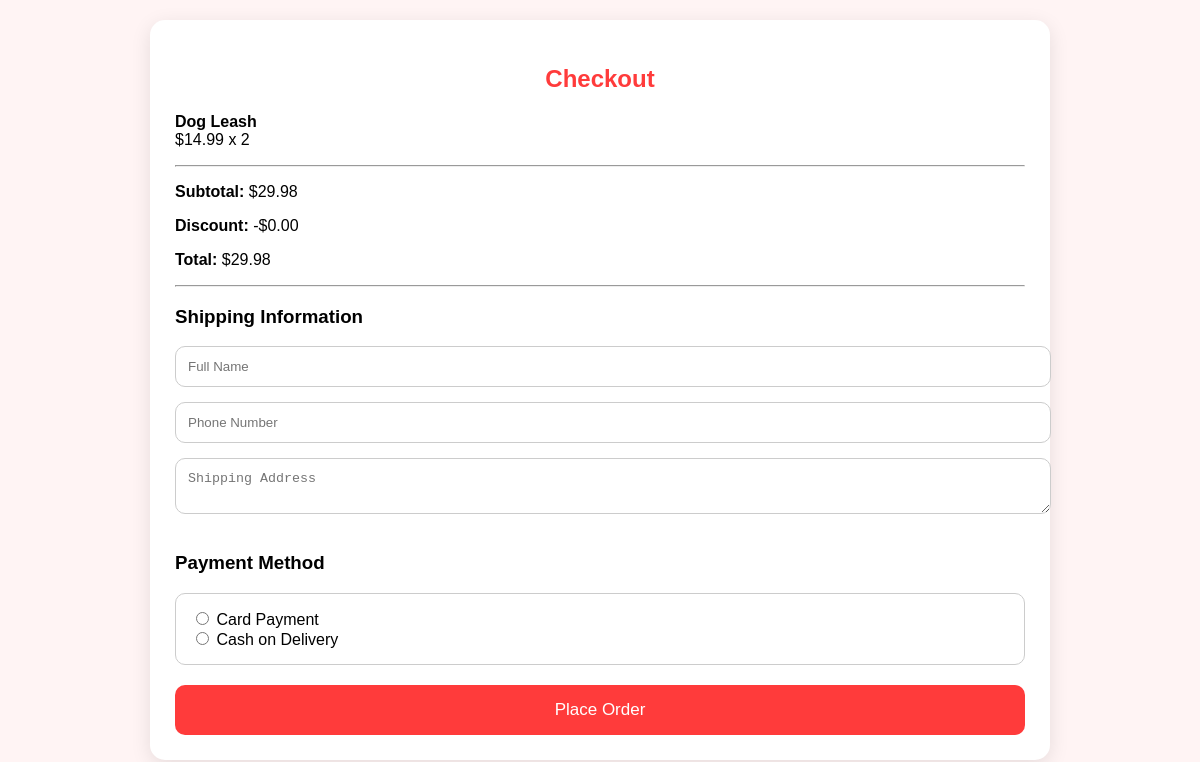
The app's page /checkout.php (signed in) with its own data.
### tables this page shows
CREATE TABLE `cart` (
  `id` int NOT NULL,
  `user_id` int NOT NULL,
  `product_id` int NOT NULL,
  `quantity` int DEFAULT '1'
);

CREATE TABLE `products` (
  `product_id` int NOT NULL,
  `product_name` varchar(150) NOT NULL,
  `description` text,
  `price` decimal(10,2) NOT NULL,
  `category` varchar(100) DEFAULT NULL,
  `image` varchar(255) DEFAULT NULL,
  `created_at` timestamp NULL DEFAULT CURRENT_TIMESTAMP
);

### checkout.php (the view, shortened to what this page needs)
<?php
include 'db.php';
$user_id = $_SESSION["user_id"];
$query = "
    SELECT cart.id, cart.quantity, products.product_id, products.product_name, products.price, products.image
    FROM cart
    JOIN products ON cart.product_id = products.product_id
    WHERE cart.user_id = ?
";
$stmt = $conn->prepare($query);
$stmt->bind_param("i", $user_id);
$stmt->execute();
$result = $stmt->get_result();
$subtotal = 0;
$items = [];
while ($row = $result->fetch_assoc()) {
    $items[] = $row;
    $subtotal += $row['quantity'] * $row['price'];
}
$discount = isset($_SESSION["discount"]) ? $_SESSION["discount"] : 0;
$discount_amount = $subtotal * $discount;
$total = $subtotal - $discount_amount;
?>
<!DOCTYPE html>
<html>
<head>
</head>
<body>
<div class="box">
    <h2>Checkout</h2>
    <?php foreach ($items as $item): ?>
        <p>
            <strong><?php echo $item['product_name']; ?></strong><br>
            $<?php echo number_format($item['price'],2); ?> x <?php echo $item['quantity']; ?>
        </p>
    <?php endforeach; ?>
    <hr>
    <p><strong>Subtotal:</strong> $<?php echo number_format($subtotal,2); ?></p>
    <p><strong>Discount:</strong> -$<?php echo number_format($discount_amount,2); ?></p>
    <p><strong>Total:</strong> $<?php echo number_format($total,2); ?></p>
    <hr>
    <h3>Shipping Information</h3>
    <form method="POST" action="process_order.php">
        <input class="input-field" type="text" name="full_name" placeholder="Full Name" required>
        <input class="input-field" type="text" name="phone" placeholder="Phone Number" required>
        <textarea class="input-field" name="address" placeholder="Shipping Address" required></textarea>
        <h3>Payment Method</h3>
        <div class="payment-box">
            <label>
                <input type="radio" name="payment_method" value="card" onclick="toggleCardFields()" required> Card Payment
            </label><br>
            <label>
                <input type="radio" name="payment_method" value="cod" onclick="toggleCardFields()"> Cash on Delivery
            </label>
        </div>
        <button type="submit" class="buy-btn">Place Order</button>
    </form>
</div>
</body>
</html>

### checkout.php (style rules this page uses)
body { font-family:Poppins, sans-serif; background:#fff4f4; margin:0; padding:20px; }
.box { background:#fff; padding:25px; border-radius:15px; max-width:850px; margin:auto; box-shadow:0 5px 20px rgba(0,0,0,0.1); }
h2 { color:#ff3b3b; text-align:center; }
.input-field { width:100%; padding:12px; border-radius:10px; border:1px solid #ccc; margin-bottom:15px; }
.payment-box { padding:15px; border:1px solid #ccc; border-radius:10px; margin-bottom:20px; }
.buy-btn { width:100%; padding:15px; border:none; border-radius:10px; background:#ff3b3b; color:white; font-size:17px; cursor:pointer; }

### records on screen
cart: product.product_name "Dog Leash", product.price "14.99", quantity "2"

### other values on screen
$subtotal "29.98"
$discount_amount "0.00"
$total "29.98"
